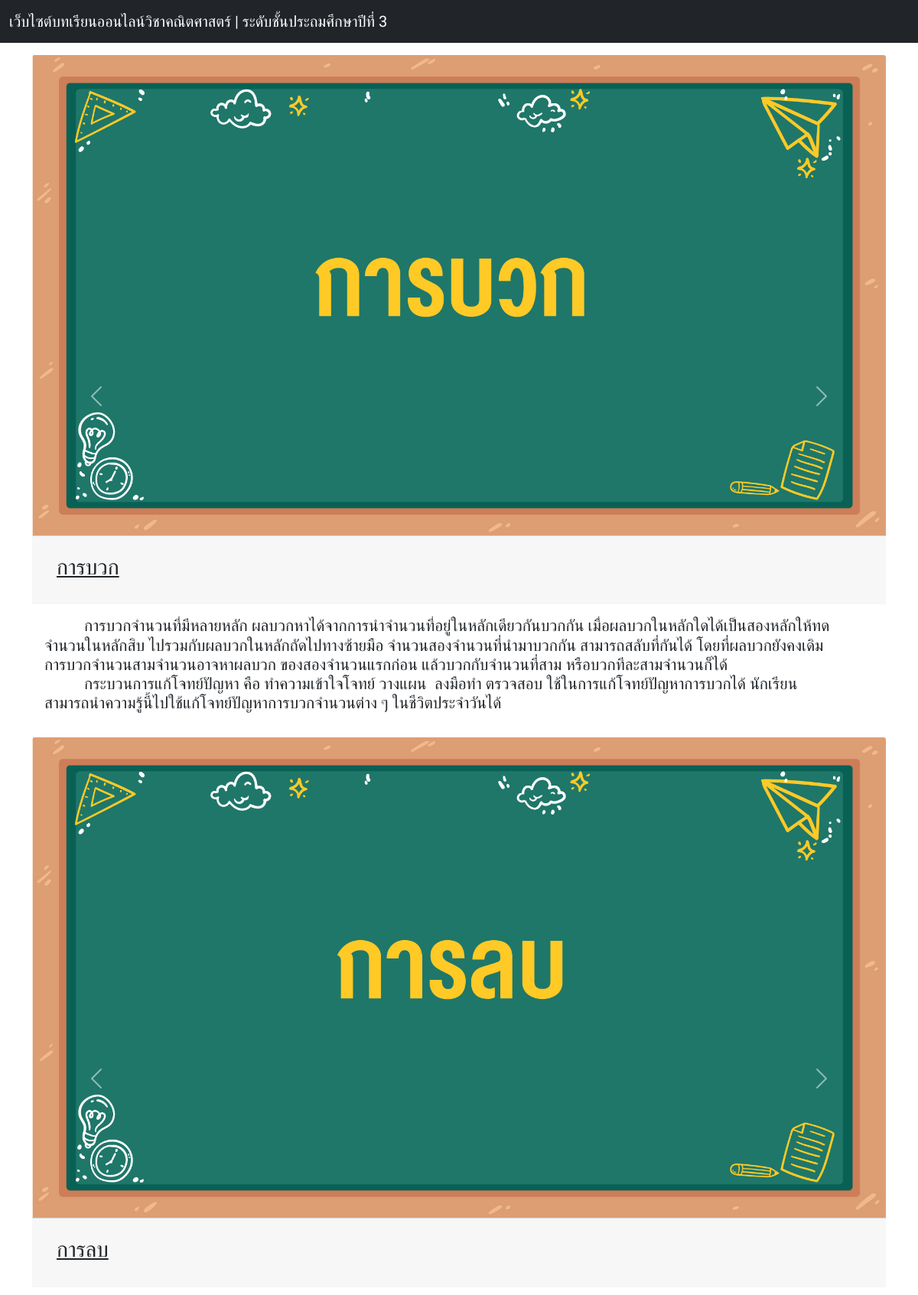
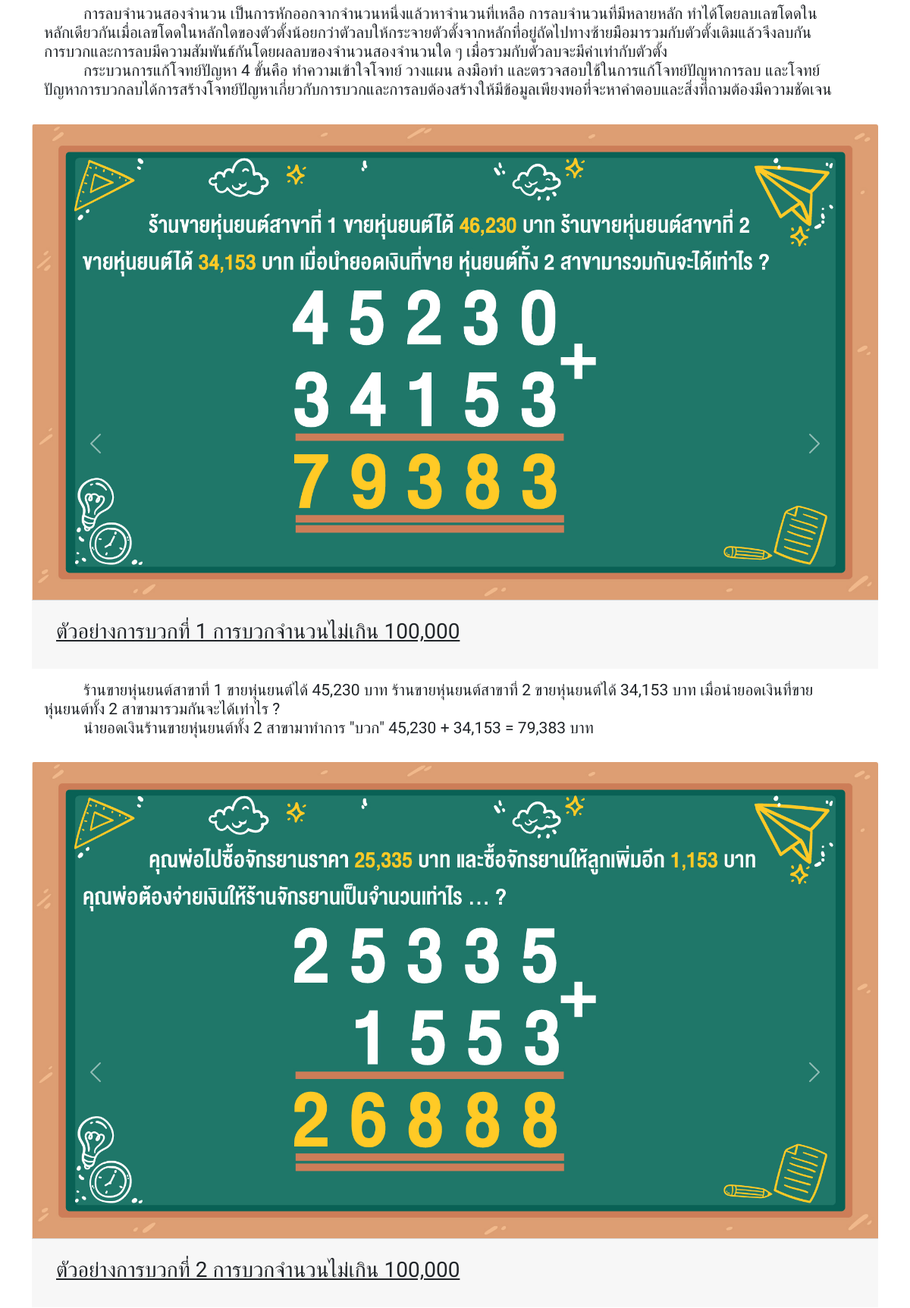
/Student/lesson.php?id=2 (signed in, upper part), run on the app's committed database (2 pictures, top to bottom).
### tables this page shows
CREATE TABLE `topic` (
  `topic_id` int(11) NOT NULL COMMENT 'รหัสหัวข้อ',
  `topic_name` varchar(255) NOT NULL COMMENT 'ชื่อหัวข้อ',
  `content` longtext NOT NULL COMMENT 'เนื้อหา',
  `lesson_id` int(255) NOT NULL COMMENT 'บทที่',
  `image` varchar(255) NOT NULL COMMENT 'รูปภาพ'
);

### Student/lesson.php (the view, shortened to what this page needs)
<?php
 require_once('../server/connect.php');
?>
<!DOCTYPE html>
<html lang="en">
<head>
    <link rel="stylesheet" href="https://cdnjs.cloudflare.com/ajax/libs/font-awesome/6.0.0-beta3/css/all.min.css">
    <link href="https://cdn.jsdelivr.net/npm/bootstrap@5.0.2/dist/css/bootstrap.min.css" rel="stylesheet">
    <link rel="stylesheet" href="../css/style.css">
</head>
<body>
    <nav class="navbar navbar-expand-lg fixed-top navbar-dark bg-dark">
        <div class="container-fluid">
            <a class="navbar-brand" href="#">เว็บไซต์บทเรียนออนไลน์วิชาคณิตศาสตร์ | ระดับชั้นประถมศึกษาปีที่ 3</a>
        </div>
    </nav>
<br> <br> <br>
<?php
    $topic_id = $_GET["id"];
    $topic = "SELECT *
              FROM topic
              WHERE lesson_id = $topic_id";
    $result = $conn->prepare($topic);
    $result->execute();
?>
<?php while ($row = $result->fetch(PDO::FETCH_ASSOC)) { ?>
<div class="container">
<div id="carouselExampleControls" class="carousel slide" data-bs-ride="carousel">
    <div class="carousel-inner">
        <div class="carousel-item active">
                <div class="d-block w-100" alt="..." class="card border-dark mb-3">
                    <img src="../Teacher/addlesson/upload/<?php echo $row['image']; ?>" class="card-img-top" alt="...">
                    <div class="card-footer">
                        <h3 class="card-body"> <u> <?php echo $row['topic_name']; ?> </u>  </h3>
                    </div>
                    <div class="card-body">
                        <h4><pre><?php echo $row['content']; ?></pre></h4>
                    </div>
                </div>
         </div>
    </div>
                <button class="carousel-control-prev" type="button" data-bs-target="#carouselExampleControls" data-bs-slide="prev">
                    <span class="carousel-control-prev-icon" aria-hidden="true"></span>
                </button>
                <button class="carousel-control-next" type="button" data-bs-target="#carouselExampleControls" data-bs-slide="next">
                    <span class="carousel-control-next-icon" aria-hidden="true"></span>
                </button>
    </div>
</div>
<?php } ?>
</body>
</html>

### css/style.css (style rules this page uses)
body { font-family: 'Prompt', sans-serif; }
pre { font-family: 'Prompt', sans-serif; }
H3 { font-family: 'Prompt', sans-serif; }
H4 { font-family: 'Prompt', sans-serif; }

### Student/lesson.php (style rules this page uses)
pre { font-family: 'Prompt', sans-serif; }

### data on the page
topic: image (picture), topic_name "การบวก", content "การบวกจำนวนที่มีหลายหลัก ผลบวกหาได้จากการนำจำนวนที่อยู่ในหลักเดียวกันบวกกัน เมื่อผลบวกในหลักใดได้เป็นสองหลักให้ทด จำนวนในหลักสิบ ไปรวมกับผลบวกในหลักถัดไปทางซ้ายมือ จำนวนสองจำนวนที่นำมาบวกกัน สามารถสลับที่กันได้ โดยที่ผลบวกยังคงเดิม การบวกจำนวนสามจำนวนอาจหาผลบวก ของสองจำนวนแรกก่อน แล้วบวกกับจำนวนที่สาม หรือบวกทีละสามจำนวนก็ได้ กระบวนการแก้โจทย์ปัญหา คือ ทำความเข้าใจโจทย์ วางแผน ลงมือทำ ตรวจสอบ ใช้ในการแก้โจทย์ปัญหาการบวกได้ นักเรียน สามารถนำความรู้นี้ไปใช้แก้โจทย์ปัญหาการบวกจำนวนต่าง ๆ ในชีวิตประจำวันได้"
topic: image (picture), topic_name "การลบ", content "การลบจำนวนสองจำนวน เป็นการหักออกจากจำนวนหนึ่งแล้วหาจำนวนที่เหลือ การลบจำนวนที่มีหลายหลัก ทำได้โดยลบเลขโดดใน หลักเดียวกันเมื่อเลขโดดในหลักใดของตัวตั้งน้อยกว่าตัวลบให้กระจายตัวตั้งจากหลักที่อยู่ถัดไปทางซ้ายมือมารวมกับตัวตั้งเดิมแล้วจึงลบกัน การบวกและการลบมีความสัมพันธ์กันโดยผลลบของจำนวนสองจำนวนใด ๆ เมื่อรวมกับตัวลบจะมีค่าเท่ากับตัวตั้ง กระบวนการแก้โจทย์ปัญหา 4 ขั้นคือ ทำความเข้าใจโจทย์ วางแผน ลงมือทำ และตรวจสอบใช้ในการแก้โจทย์ปัญหาการลบ และโจทย์ ปัญหาการบวกลบได้การสร้างโจทย์ปัญหาเกี่ยวกับการบวกและการลบต้องสร้างให้มีข้อมูลเพียงพอที่จะหาคำตอบและสิ่งที่ถามต้องมีความชัดเจน"
topic: image (picture), topic_name "ตัวอย่างการบวกที่ 1 การบวกจำนวนไม่เกิน 100,000", content "ร้านขายหุ่นยนต์สาขาที่ 1 ขายหุ่นยนต์ได้ 45,230 บาท ร้านขายหุ่นยนต์สาขาที่ 2 ขายหุ่นยนต์ได้ 34,153 บาท เมื่อนำยอดเงินที่ขาย หุ่นยนต์ทั้ง 2 สาขามารวมกันจะได้เท่าไร ? นำยอดเงินร้านขายหุ่นยนต์ทั้ง 2 สาขามาทำการ \"บวก\" 45,230 + 34,153 = 79,383 บาท"
topic: image (picture), topic_name "ตัวอย่างการบวกที่ 2 การบวกจำนวนไม่เกิน 100,000"
